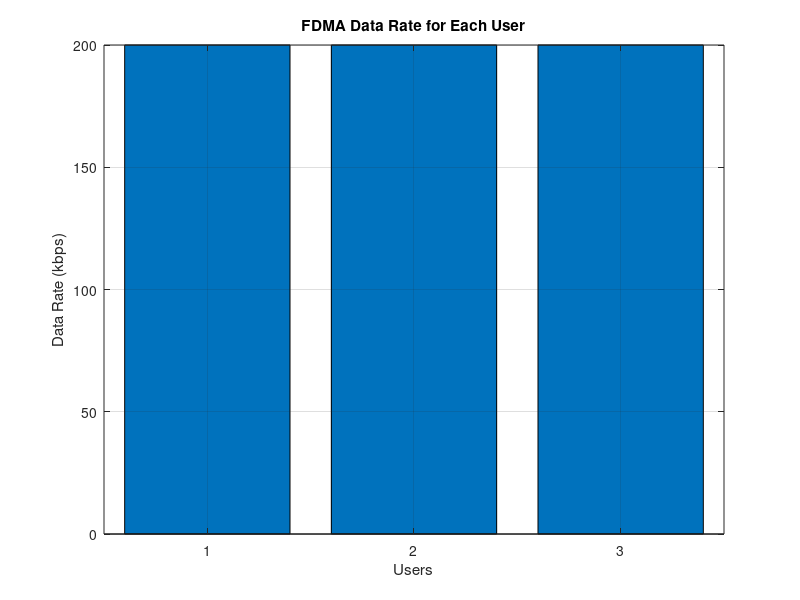

The MATLAB source for this figure:
clc; clear; close all;
BW = 200;
Users = 3;
M = 2; 
DataRate = BW*log2(M); 
Rate = DataRate*ones(1,Users);
disp(' User Data Rate (kbps)')
disp([(1:Users)' Rate'])
figure
bar(1:Users,Rate)
xlabel('Users')
ylabel('Data Rate (kbps)')
title('FDMA Data Rate for Each User')
grid on
